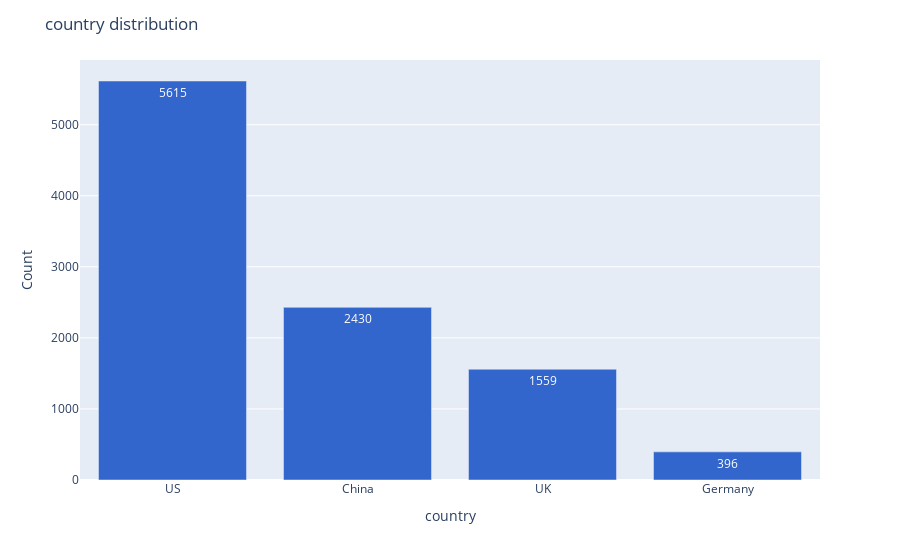
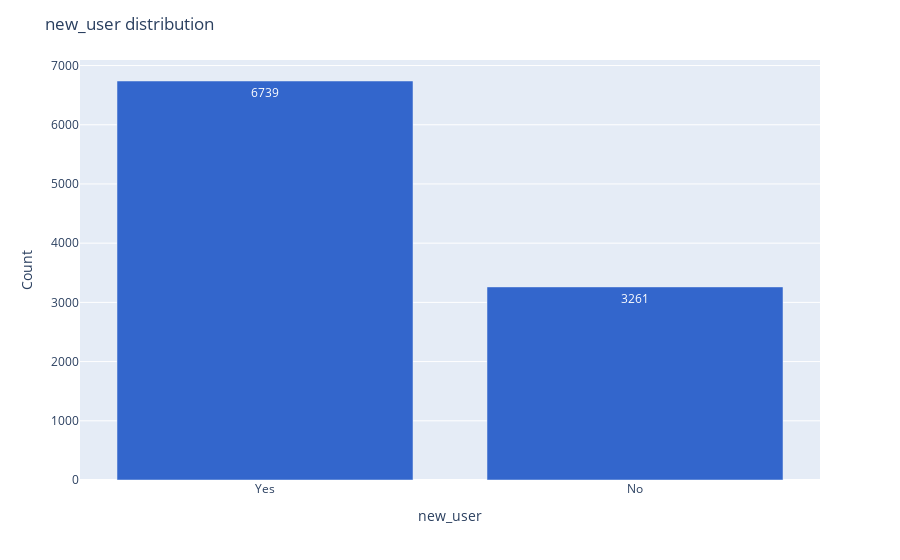
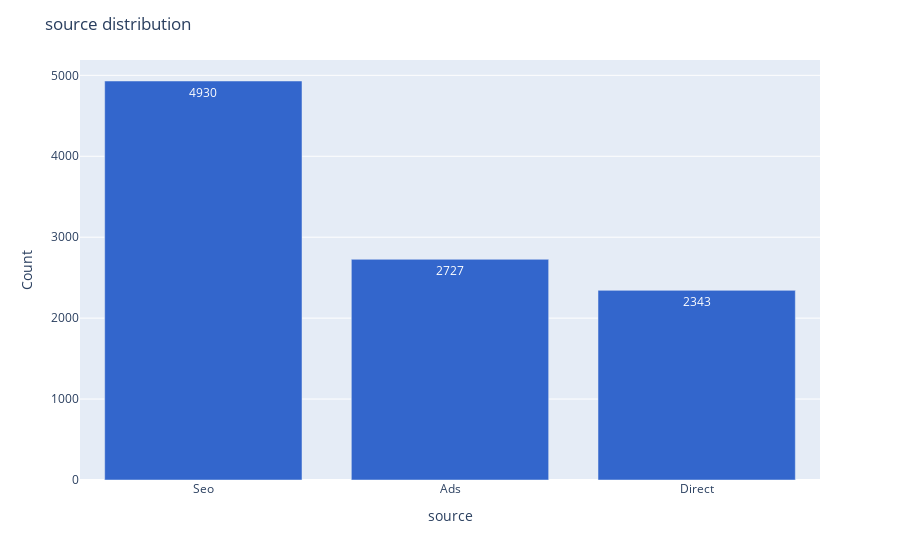

Source (notebook cell) for these figures, in order:
### Markdown cell above
#### Categorical variables

### Code cell
categorical_features = data_sample.drop("converted", axis=1).select_dtypes(include=["object"]).columns

for feature in categorical_features:
    df_grouped = data_sample[feature].value_counts().reset_index()
    df_grouped.columns = [feature, "count"]

    fig = px.bar(
        df_grouped,
        x=feature,
        y="count",
        text="count",
        color_discrete_sequence=px.colors.qualitative.G10
    )

    fig.update_layout(
        title=f"{feature} distribution",
        xaxis_title=feature,
        yaxis_title="Count")
    
    fig.show()

### Figure 1 — Plotly figure (JSON) as saved in the notebook; plotly's stock layout.template omitted (floating-point values rounded to 4 significant figures)
{"data": [{"alignmentgroup": "True", "hovertemplate": "country=%{x}<br>count=%{text}<extra></extra>", "legendgroup": "", "marker": {"color": "#3366CC", "pattern": {"shape": ""}}, "name": "", "offsetgroup": "", "orientation": "v", "showlegend": false, "text": [5615, 2430, 1559, 396], "textposition": "auto", "type": "bar", "x": ["US", "China", "UK", "Germany"], "xaxis": "x", "y": [5615, 2430, 1559, 396], "yaxis": "y"}], "layout": {"barmode": "relative", "legend": {"tracegroupgap": 0}, "margin": {"t": 60}, "title": {"text": "country distribution"}, "xaxis": {"anchor": "y", "domain": [0, 1], "title": {"text": "country"}}, "yaxis": {"anchor": "x", "domain": [0, 1], "title": {"text": "Count"}}}}

### Figure 2 — Plotly figure (JSON) as saved in the notebook; plotly's stock layout.template omitted (floating-point values rounded to 4 significant figures)
{"data": [{"alignmentgroup": "True", "hovertemplate": "new_user=%{x}<br>count=%{text}<extra></extra>", "legendgroup": "", "marker": {"color": "#3366CC", "pattern": {"shape": ""}}, "name": "", "offsetgroup": "", "orientation": "v", "showlegend": false, "text": [6739, 3261], "textposition": "auto", "type": "bar", "x": ["Yes", "No"], "xaxis": "x", "y": [6739, 3261], "yaxis": "y"}], "layout": {"barmode": "relative", "legend": {"tracegroupgap": 0}, "margin": {"t": 60}, "title": {"text": "new_user distribution"}, "xaxis": {"anchor": "y", "domain": [0, 1], "title": {"text": "new_user"}}, "yaxis": {"anchor": "x", "domain": [0, 1], "title": {"text": "Count"}}}}

### Figure 3 — Plotly figure (JSON) as saved in the notebook; plotly's stock layout.template omitted (floating-point values rounded to 4 significant figures)
{"data": [{"alignmentgroup": "True", "hovertemplate": "source=%{x}<br>count=%{text}<extra></extra>", "legendgroup": "", "marker": {"color": "#3366CC", "pattern": {"shape": ""}}, "name": "", "offsetgroup": "", "orientation": "v", "showlegend": false, "text": [4930, 2727, 2343], "textposition": "auto", "type": "bar", "x": ["Seo", "Ads", "Direct"], "xaxis": "x", "y": [4930, 2727, 2343], "yaxis": "y"}], "layout": {"barmode": "relative", "legend": {"tracegroupgap": 0}, "margin": {"t": 60}, "title": {"text": "source distribution"}, "xaxis": {"anchor": "y", "domain": [0, 1], "title": {"text": "source"}}, "yaxis": {"anchor": "x", "domain": [0, 1], "title": {"text": "Count"}}}}
